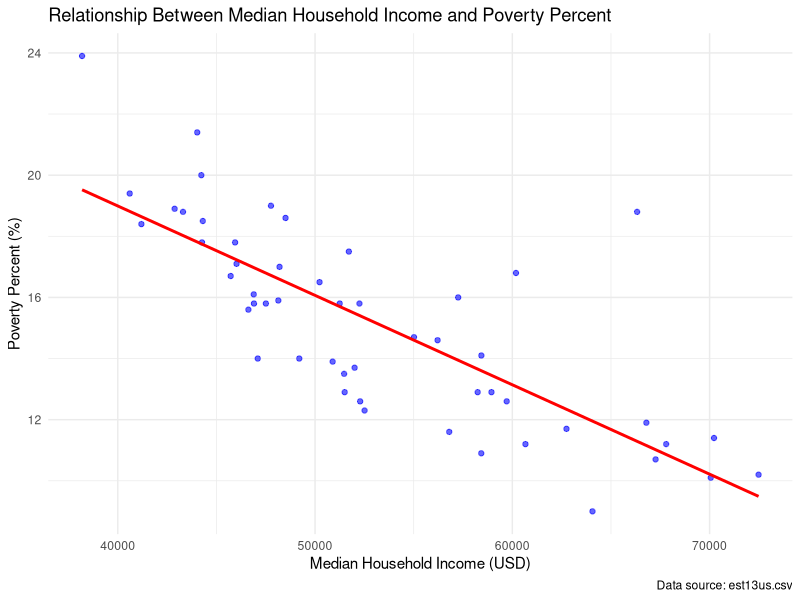

Write the R code that produced this figure.
data <- read.csv("dataset/est13us.csv") #Load the Dataset into RStudio
head(data)        # View the first few rows
str(data)         # View the structure of the dataset
summary(data)     # View summary statistics

# To extract all column headers and the first two rows of our dataset in R

# Get column headers
col_headers <- colnames(data)
print("Column Headers:")
print(col_headers)

# Get the first two rows
first_two_rows <- data[1:2, ]
print("First Two Rows:")
print(first_two_rows)

# end
# To extract with tab separated dataset in R

# Get column headers
col_headers <- colnames(data)
cat("Column Headers (Tab-Separated):\n")
cat(paste(col_headers, collapse = "\t"), "\n\n")

# Get the first two rows
first_two_rows <- data[1:2, ]
cat("First Two Rows (Tab-Separated):\n")
apply(first_two_rows, 1, function(row) cat(paste(row, collapse = "\t"), "\n"))

# end










#report work

#question 3- visualisation
# Load required packages 
install.packages("ggplot2")
# Load necessary libraries
library(ggplot2)
# Inspect column names to verify
colnames(data)

# Clean the data (update these column names if needed)
data$Median_Household_Income <- as.numeric(data$Median.Household.Income) # Adjust column name
data$Poverty_Percent <- as.numeric(data$Unnamed..6) # Adjust column name based on your dataset
clean_data <- na.omit(data[, c("Median_Household_Income", "Poverty_Percent")])

# Create the scatterplot with regression line
ggplot(clean_data, aes(x = Median_Household_Income, y = Poverty_Percent)) +
  geom_point(color = "blue", alpha = 0.6) +
  geom_smooth(method = "lm", color = "red", se = FALSE) +
  labs(
    title = "Relationship Between Median Household Income and Poverty Percent",
    x = "Median Household Income (USD)",
    y = "Poverty Percent (%)",
    caption = "Data source: est13us.csv"
  ) +
  theme_minimal()